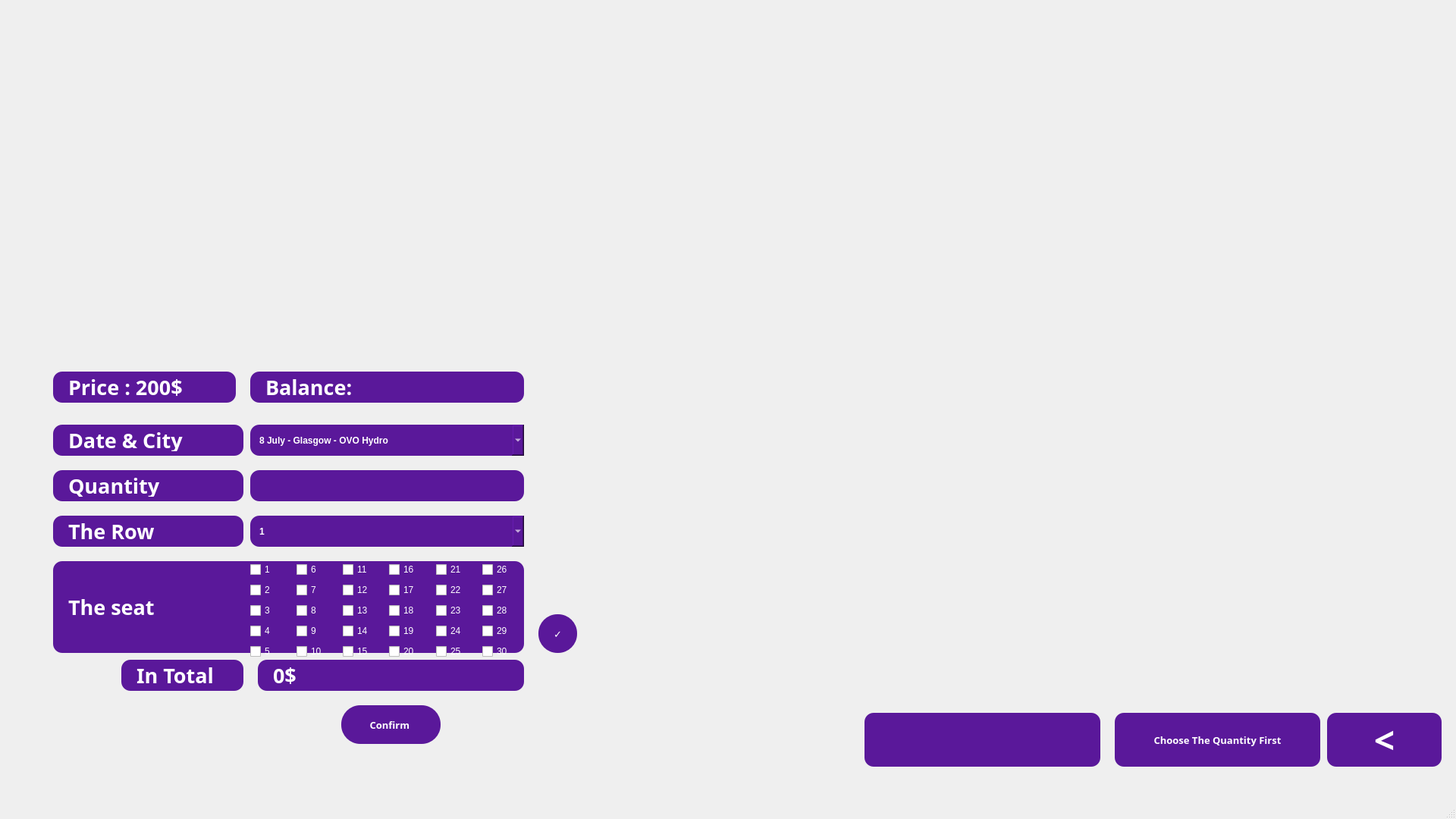
<?xml version="1.0" encoding="UTF-8"?>
<ui version="4.0">
 <class>BilleiPage</class>
 <widget class="QMainWindow" name="BilleiPage">
  <property name="geometry">
   <rect>
    <x>0</x>
    <y>0</y>
    <width>1920</width>
    <height>1080</height>
   </rect>
  </property>
  <property name="minimumSize">
   <size>
    <width>1920</width>
    <height>1080</height>
   </size>
  </property>
  <property name="maximumSize">
   <size>
    <width>1920</width>
    <height>1080</height>
   </size>
  </property>
  <property name="windowTitle">
   <string>MainWindow</string>
  </property>
  <widget class="QWidget" name="centralwidget">
   <widget class="QLabel" name="label">
    <property name="geometry">
     <rect>
      <x>-10</x>
      <y>-50</y>
      <width>1920</width>
      <height>1080</height>
     </rect>
    </property>
    <property name="sizePolicy">
     <sizepolicy hsizetype="Preferred" vsizetype="Preferred">
      <horstretch>0</horstretch>
      <verstretch>0</verstretch>
     </sizepolicy>
    </property>
    <property name="minimumSize">
     <size>
      <width>1920</width>
      <height>1080</height>
     </size>
    </property>
    <property name="maximumSize">
     <size>
      <width>1920</width>
      <height>1080</height>
     </size>
    </property>
    <property name="text">
     <string/>
    </property>
    <property name="pixmap">
     <pixmap>BilliePage.png</pixmap>
    </property>
   </widget>
   <widget class="QPushButton" name="BillieBackBtn">
    <property name="geometry">
     <rect>
      <x>1750</x>
      <y>940</y>
      <width>151</width>
      <height>71</height>
     </rect>
    </property>
    <property name="font">
     <font>
      <family>Rockwell</family>
      <pointsize>36</pointsize>
      <weight>75</weight>
      <bold>true</bold>
     </font>
    </property>
    <property name="styleSheet">
     <string notr="true">
    background-color: #5A189A;
    color: white;
    border-radius: 12px;
    padding: 6px 12px;
    font-weight: bold;

</string>
    </property>
    <property name="text">
     <string>&lt;</string>
    </property>
   </widget>
   <widget class="QComboBox" name="DateBillieComboBox">
    <property name="geometry">
     <rect>
      <x>330</x>
      <y>560</y>
      <width>361</width>
      <height>41</height>
     </rect>
    </property>
    <property name="styleSheet">
     <string notr="true">
    background-color: #5A189A;
    color: white;
    border-radius: 12px;
    padding: 6px 12px;
    font-weight: bold;

</string>
    </property>
    <item>
     <property name="text">
      <string>8 July - Glasgow - OVO Hydro</string>
     </property>
    </item>
    <item>
     <property name="text">
      <string>10 July - London -The O2 Arena</string>
     </property>
    </item>
    <item>
     <property name="text">
      <string>11 July - London -The O2 Arena</string>
     </property>
    </item>
    <item>
     <property name="text">
      <string>13 July - London -The O2 Arena</string>
     </property>
    </item>
    <item>
     <property name="text">
      <string>14 July - London -The O2 Arena</string>
     </property>
    </item>
    <item>
     <property name="text">
      <string>16 July - London -The O2 Arena</string>
     </property>
    </item>
    <item>
     <property name="text">
      <string>17 July - London -The O2 Arena</string>
     </property>
    </item>
    <item>
     <property name="text">
      <string>19 July - Manchester - Co-op Live</string>
     </property>
    </item>
    <item>
     <property name="text">
      <string>20 July - Manchester - Co-op Live</string>
     </property>
    </item>
    <item>
     <property name="text">
      <string>22 July - Manchester - Co-op Live</string>
     </property>
    </item>
    <item>
     <property name="text">
      <string>23 July - Manchester - Co-op Live</string>
     </property>
    </item>
    <item>
     <property name="text">
      <string>26 July - Dublin - 3Arena</string>
     </property>
    </item>
    <item>
     <property name="text">
      <string>27 July - Dublin - 3Arena</string>
     </property>
    </item>
    <item>
     <property name="text">
      <string>16 August -Saitma(Tokyo) -  Saitama Super Arena</string>
     </property>
    </item>
    <item>
     <property name="text">
      <string>17 August -Saitma(Tokyo) -  Saitama Super Arena</string>
     </property>
    </item>
    <item>
     <property name="text">
      <string>9 Octomber - Miami - Kaseya Center</string>
     </property>
    </item>
    <item>
     <property name="text">
      <string>11 Octomber - Miami - Kaseya Center</string>
     </property>
    </item>
    <item>
     <property name="text">
      <string>12 Octomber - Miami - Kaseya Center</string>
     </property>
    </item>
    <item>
     <property name="text">
      <string>14 Octomber - Orlando - Kia Center</string>
     </property>
    </item>
    <item>
     <property name="text">
      <string>16 Octomber - Raleigh - Lenovo Center</string>
     </property>
    </item>
    <item>
     <property name="text">
      <string>17 Octomber - Raleigh - Lenovo Center</string>
     </property>
    </item>
    <item>
     <property name="text">
      <string>19 Octomber - Charlotte -Spectrum Center</string>
     </property>
    </item>
    <item>
     <property name="text">
      <string>20 Octomber - Charlotte -Spectrum Center</string>
     </property>
    </item>
    <item>
     <property name="text">
      <string>23 Octomber - Philadelphia - Wells Frago Center</string>
     </property>
    </item>
    <item>
     <property name="text">
      <string>25 Octomber - Elmont -UBS arena</string>
     </property>
    </item>
    <item>
     <property name="text">
      <string>26 Octomber - Elmont -UBS arena</string>
     </property>
    </item>
    <item>
     <property name="text">
      <string>7 November  - New Orleans - Smothie Kind Center</string>
     </property>
    </item>
    <item>
     <property name="text">
      <string>8 November  - New Orleans - Smothie Kind Center</string>
     </property>
    </item>
    <item>
     <property name="text">
      <string>10 November - Tulsa - BOK Center</string>
     </property>
    </item>
    <item>
     <property name="text">
      <string>11 November - Tulsa - BOK Center</string>
     </property>
    </item>
    <item>
     <property name="text">
      <string>13 November - Austin - Moddy Center ATX</string>
     </property>
    </item>
    <item>
     <property name="text">
      <string>14 November - Austin - Moddy Center ATX</string>
     </property>
    </item>
    <item>
     <property name="text">
      <string>18 November - Phoenix -PHX Arena</string>
     </property>
    </item>
    <item>
     <property name="text">
      <string>19 November - Phoenix -PHX Arena</string>
     </property>
    </item>
    <item>
     <property name="text">
      <string>22 November -San Francisco - Chase Center</string>
     </property>
    </item>
    <item>
     <property name="text">
      <string>23 November -San Francisco - Chase Center</string>
     </property>
    </item>
   </widget>
   <widget class="QLabel" name="BilliePriceLabel">
    <property name="geometry">
     <rect>
      <x>70</x>
      <y>490</y>
      <width>241</width>
      <height>41</height>
     </rect>
    </property>
    <property name="font">
     <font>
      <family>Rockwell</family>
      <pointsize>20</pointsize>
      <weight>75</weight>
      <bold>true</bold>
     </font>
    </property>
    <property name="styleSheet">
     <string notr="true">QLabel {
    background-color: #5A189A;
    color: white;
    border-radius: 12px;
    padding: 6px 12px;
    font-weight: bold;
}
</string>
    </property>
    <property name="text">
     <string>Price : 200$</string>
    </property>
   </widget>
   <widget class="QLabel" name="DateBillieLabel">
    <property name="geometry">
     <rect>
      <x>70</x>
      <y>560</y>
      <width>251</width>
      <height>41</height>
     </rect>
    </property>
    <property name="font">
     <font>
      <family>Rockwell</family>
      <pointsize>20</pointsize>
      <weight>75</weight>
      <bold>true</bold>
     </font>
    </property>
    <property name="styleSheet">
     <string notr="true">QLabel {
    background-color: #5A189A;
    color: white;
    border-radius: 12px;
    padding: 6px 12px;
    font-weight: bold;
}
</string>
    </property>
    <property name="text">
     <string>Date &amp; City</string>
    </property>
   </widget>
   <widget class="QLabel" name="QuantityBillieLabel">
    <property name="geometry">
     <rect>
      <x>70</x>
      <y>620</y>
      <width>251</width>
      <height>41</height>
     </rect>
    </property>
    <property name="font">
     <font>
      <family>Rockwell</family>
      <pointsize>20</pointsize>
      <weight>75</weight>
      <bold>true</bold>
     </font>
    </property>
    <property name="styleSheet">
     <string notr="true">QLabel {
    background-color: #5A189A;
    color: white;
    border-radius: 12px;
    padding: 6px 12px;
    font-weight: bold;
}
</string>
    </property>
    <property name="text">
     <string>Quantity</string>
    </property>
   </widget>
   <widget class="QPushButton" name="ConfirmBillieBtn">
    <property name="geometry">
     <rect>
      <x>450</x>
      <y>930</y>
      <width>131</width>
      <height>51</height>
     </rect>
    </property>
    <property name="font">
     <font>
      <family>Rockwell</family>
      <pointsize>10</pointsize>
      <weight>75</weight>
      <bold>true</bold>
     </font>
    </property>
    <property name="styleSheet">
     <string notr="true">
    background-color: #5A189A;
    color: white;
    border-radius: 25px;
    padding: 6px 12px;
    font-weight: bold;

</string>
    </property>
    <property name="text">
     <string>Confirm </string>
    </property>
   </widget>
   <widget class="QLabel" name="RowBillieLabel">
    <property name="geometry">
     <rect>
      <x>70</x>
      <y>680</y>
      <width>251</width>
      <height>41</height>
     </rect>
    </property>
    <property name="font">
     <font>
      <family>Rockwell</family>
      <pointsize>20</pointsize>
      <weight>75</weight>
      <bold>true</bold>
     </font>
    </property>
    <property name="styleSheet">
     <string notr="true">QLabel {
    background-color: #5A189A;
    color: white;
    border-radius: 12px;
    padding: 6px 12px;
    font-weight: bold;
}
</string>
    </property>
    <property name="text">
     <string>The Row</string>
    </property>
   </widget>
   <widget class="QLabel" name="SeatBilieLabel">
    <property name="geometry">
     <rect>
      <x>70</x>
      <y>740</y>
      <width>621</width>
      <height>121</height>
     </rect>
    </property>
    <property name="font">
     <font>
      <family>Rockwell</family>
      <pointsize>20</pointsize>
      <weight>75</weight>
      <bold>true</bold>
     </font>
    </property>
    <property name="styleSheet">
     <string notr="true">QLabel {
    background-color: #5A189A;
    color: white;
    border-radius: 12px;
    padding: 6px 12px;
    font-weight: bold;
}
</string>
    </property>
    <property name="text">
     <string>The seat</string>
    </property>
   </widget>
   <widget class="QComboBox" name="RowBillieComboBox">
    <property name="geometry">
     <rect>
      <x>330</x>
      <y>680</y>
      <width>361</width>
      <height>41</height>
     </rect>
    </property>
    <property name="styleSheet">
     <string notr="true">
    background-color: #5A189A;
    color: white;
    border-radius: 12px;
    padding: 6px 12px;
    font-weight: bold;

</string>
    </property>
    <item>
     <property name="text">
      <string>1</string>
     </property>
    </item>
    <item>
     <property name="text">
      <string>2</string>
     </property>
    </item>
    <item>
     <property name="text">
      <string>3</string>
     </property>
    </item>
    <item>
     <property name="text">
      <string>4</string>
     </property>
    </item>
    <item>
     <property name="text">
      <string>5</string>
     </property>
    </item>
    <item>
     <property name="text">
      <string>6</string>
     </property>
    </item>
    <item>
     <property name="text">
      <string>7</string>
     </property>
    </item>
    <item>
     <property name="text">
      <string>8</string>
     </property>
    </item>
    <item>
     <property name="text">
      <string>9</string>
     </property>
    </item>
    <item>
     <property name="text">
      <string>10</string>
     </property>
    </item>
    <item>
     <property name="text">
      <string>11</string>
     </property>
    </item>
    <item>
     <property name="text">
      <string>12</string>
     </property>
    </item>
    <item>
     <property name="text">
      <string>13</string>
     </property>
    </item>
    <item>
     <property name="text">
      <string>14</string>
     </property>
    </item>
    <item>
     <property name="text">
      <string>15</string>
     </property>
    </item>
    <item>
     <property name="text">
      <string>16</string>
     </property>
    </item>
    <item>
     <property name="text">
      <string>17</string>
     </property>
    </item>
    <item>
     <property name="text">
      <string>18</string>
     </property>
    </item>
    <item>
     <property name="text">
      <string>19</string>
     </property>
    </item>
    <item>
     <property name="text">
      <string>20</string>
     </property>
    </item>
    <item>
     <property name="text">
      <string>21</string>
     </property>
    </item>
    <item>
     <property name="text">
      <string>22</string>
     </property>
    </item>
    <item>
     <property name="text">
      <string>23</string>
     </property>
    </item>
    <item>
     <property name="text">
      <string>24</string>
     </property>
    </item>
    <item>
     <property name="text">
      <string>25</string>
     </property>
    </item>
    <item>
     <property name="text">
      <string>26</string>
     </property>
    </item>
    <item>
     <property name="text">
      <string>27</string>
     </property>
    </item>
    <item>
     <property name="text">
      <string>28</string>
     </property>
    </item>
    <item>
     <property name="text">
      <string>29</string>
     </property>
    </item>
    <item>
     <property name="text">
      <string>30</string>
     </property>
    </item>
   </widget>
   <widget class="QLabel" name="TotalBillieLabel">
    <property name="geometry">
     <rect>
      <x>160</x>
      <y>870</y>
      <width>161</width>
      <height>41</height>
     </rect>
    </property>
    <property name="font">
     <font>
      <family>Rockwell</family>
      <pointsize>20</pointsize>
      <weight>75</weight>
      <bold>true</bold>
     </font>
    </property>
    <property name="styleSheet">
     <string notr="true">QLabel {
    background-color: #5A189A;
    color: white;
    border-radius: 12px;
    padding: 6px 12px;
    font-weight: bold;
}
</string>
    </property>
    <property name="text">
     <string>In Total</string>
    </property>
   </widget>
   <widget class="QLabel" name="TotalBillieLabelValue">
    <property name="geometry">
     <rect>
      <x>340</x>
      <y>870</y>
      <width>351</width>
      <height>41</height>
     </rect>
    </property>
    <property name="font">
     <font>
      <family>Rockwell</family>
      <pointsize>20</pointsize>
      <weight>75</weight>
      <bold>true</bold>
     </font>
    </property>
    <property name="styleSheet">
     <string notr="true">QLabel {
    background-color: #5A189A;
    color: white;
    border-radius: 12px;
    padding: 6px 12px;
    font-weight: bold;
}
</string>
    </property>
    <property name="text">
     <string>0$</string>
    </property>
   </widget>
   <widget class="QPushButton" name="PayBillieBtn">
    <property name="enabled">
     <bool>false</bool>
    </property>
    <property name="geometry">
     <rect>
      <x>1470</x>
      <y>940</y>
      <width>271</width>
      <height>71</height>
     </rect>
    </property>
    <property name="font">
     <font>
      <family>Rockwell</family>
      <pointsize>10</pointsize>
      <weight>75</weight>
      <bold>true</bold>
     </font>
    </property>
    <property name="styleSheet">
     <string notr="true">
    background-color: #5A189A;
    color: white;
    border-radius: 12px;
    padding: 6px 12px;
    font-weight: bold;

</string>
    </property>
    <property name="text">
     <string>Choose The Quantity First</string>
    </property>
   </widget>
   <widget class="QLineEdit" name="BillieQuantityLabel">
    <property name="geometry">
     <rect>
      <x>330</x>
      <y>620</y>
      <width>361</width>
      <height>41</height>
     </rect>
    </property>
    <property name="styleSheet">
     <string notr="true">
    background-color: #5A189A;
    color: white;
    border-radius: 12px;
    padding: 6px 12px;
    font-weight: bold;
</string>
    </property>
   </widget>
   <widget class="QLabel" name="BillieBalanceLabel">
    <property name="geometry">
     <rect>
      <x>330</x>
      <y>490</y>
      <width>361</width>
      <height>41</height>
     </rect>
    </property>
    <property name="font">
     <font>
      <family>Rockwell</family>
      <pointsize>20</pointsize>
      <weight>75</weight>
      <bold>true</bold>
     </font>
    </property>
    <property name="styleSheet">
     <string notr="true">QLabel {
    background-color: #5A189A;
    color: white;
    border-radius: 12px;
    padding: 6px 12px;
    font-weight: bold;
}
</string>
    </property>
    <property name="text">
     <string>Balance:</string>
    </property>
   </widget>
   <widget class="QPushButton" name="QuantityCheckBtn">
    <property name="geometry">
     <rect>
      <x>710</x>
      <y>810</y>
      <width>51</width>
      <height>51</height>
     </rect>
    </property>
    <property name="font">
     <font>
      <family>Rockwell</family>
      <pointsize>10</pointsize>
      <weight>75</weight>
      <bold>true</bold>
     </font>
    </property>
    <property name="styleSheet">
     <string notr="true">
    background-color: #5A189A;
    color: white;
    border-radius: 25px;
    padding: 6px 12px;
    font-weight: bold;

</string>
    </property>
    <property name="text">
     <string>✓</string>
    </property>
   </widget>
   <widget class="QWidget" name="gridLayoutWidget">
    <property name="geometry">
     <rect>
      <x>330</x>
      <y>740</y>
      <width>361</width>
      <height>130</height>
     </rect>
    </property>
    <layout class="QGridLayout" name="SeatLayout">
     <item row="0" column="5">
      <widget class="QCheckBox" name="checkBox26">
       <property name="styleSheet">
        <string notr="true">color: rgb(255, 255, 255);</string>
       </property>
       <property name="text">
        <string>26</string>
       </property>
      </widget>
     </item>
     <item row="3" column="5">
      <widget class="QCheckBox" name="checkBox29">
       <property name="styleSheet">
        <string notr="true">color: rgb(255, 255, 255);</string>
       </property>
       <property name="text">
        <string>29</string>
       </property>
      </widget>
     </item>
     <item row="3" column="3">
      <widget class="QCheckBox" name="checkBox19">
       <property name="styleSheet">
        <string notr="true">color: rgb(255, 255, 255);</string>
       </property>
       <property name="text">
        <string>19</string>
       </property>
      </widget>
     </item>
     <item row="3" column="1">
      <widget class="QCheckBox" name="checkBox9">
       <property name="styleSheet">
        <string notr="true">color: rgb(255, 255, 255);</string>
       </property>
       <property name="text">
        <string>9</string>
       </property>
      </widget>
     </item>
     <item row="3" column="4">
      <widget class="QCheckBox" name="checkBox24">
       <property name="styleSheet">
        <string notr="true">color: rgb(255, 255, 255);</string>
       </property>
       <property name="text">
        <string>24</string>
       </property>
      </widget>
     </item>
     <item row="0" column="1">
      <widget class="QCheckBox" name="checkBox6">
       <property name="styleSheet">
        <string notr="true">color: rgb(255, 255, 255);</string>
       </property>
       <property name="text">
        <string>6</string>
       </property>
      </widget>
     </item>
     <item row="1" column="4">
      <widget class="QCheckBox" name="checkBox22">
       <property name="styleSheet">
        <string notr="true">color: rgb(255, 255, 255);</string>
       </property>
       <property name="text">
        <string>22</string>
       </property>
      </widget>
     </item>
     <item row="2" column="5">
      <widget class="QCheckBox" name="checkBox28">
       <property name="styleSheet">
        <string notr="true">color: rgb(255, 255, 255);</string>
       </property>
       <property name="text">
        <string>28</string>
       </property>
      </widget>
     </item>
     <item row="1" column="3">
      <widget class="QCheckBox" name="checkBox17">
       <property name="styleSheet">
        <string notr="true">color: rgb(255, 255, 255);</string>
       </property>
       <property name="text">
        <string>17</string>
       </property>
      </widget>
     </item>
     <item row="0" column="4">
      <widget class="QCheckBox" name="checkBox21">
       <property name="styleSheet">
        <string notr="true">color: rgb(255, 255, 255);</string>
       </property>
       <property name="text">
        <string>21</string>
       </property>
      </widget>
     </item>
     <item row="2" column="2">
      <widget class="QCheckBox" name="checkBox13">
       <property name="styleSheet">
        <string notr="true">color: rgb(255, 255, 255);</string>
       </property>
       <property name="text">
        <string>13</string>
       </property>
      </widget>
     </item>
     <item row="4" column="5">
      <widget class="QCheckBox" name="checkBox30">
       <property name="styleSheet">
        <string notr="true">color: rgb(255, 255, 255);</string>
       </property>
       <property name="text">
        <string>30</string>
       </property>
      </widget>
     </item>
     <item row="0" column="2">
      <widget class="QCheckBox" name="checkBox11">
       <property name="styleSheet">
        <string notr="true">color: rgb(255, 255, 255);</string>
       </property>
       <property name="text">
        <string>11</string>
       </property>
      </widget>
     </item>
     <item row="4" column="2">
      <widget class="QCheckBox" name="checkBox15">
       <property name="styleSheet">
        <string notr="true">color: rgb(255, 255, 255);</string>
       </property>
       <property name="text">
        <string>15</string>
       </property>
      </widget>
     </item>
     <item row="0" column="3">
      <widget class="QCheckBox" name="checkBox16">
       <property name="styleSheet">
        <string notr="true">color: rgb(255, 255, 255);</string>
       </property>
       <property name="text">
        <string>16</string>
       </property>
      </widget>
     </item>
     <item row="2" column="4">
      <widget class="QCheckBox" name="checkBox23">
       <property name="styleSheet">
        <string notr="true">color: rgb(255, 255, 255);</string>
       </property>
       <property name="text">
        <string>23</string>
       </property>
      </widget>
     </item>
     <item row="0" column="0">
      <widget class="QCheckBox" name="checkBox1">
       <property name="styleSheet">
        <string notr="true">color: rgb(255, 255, 255);</string>
       </property>
       <property name="text">
        <string>1</string>
       </property>
      </widget>
     </item>
     <item row="2" column="0">
      <widget class="QCheckBox" name="checkBox3">
       <property name="styleSheet">
        <string notr="true">color: rgb(255, 255, 255);</string>
       </property>
       <property name="text">
        <string>3</string>
       </property>
      </widget>
     </item>
     <item row="4" column="3">
      <widget class="QCheckBox" name="checkBox20">
       <property name="styleSheet">
        <string notr="true">color: rgb(255, 255, 255);</string>
       </property>
       <property name="text">
        <string>20</string>
       </property>
      </widget>
     </item>
     <item row="2" column="3">
      <widget class="QCheckBox" name="checkBox18">
       <property name="styleSheet">
        <string notr="true">color: rgb(255, 255, 255);</string>
       </property>
       <property name="text">
        <string>18</string>
       </property>
      </widget>
     </item>
     <item row="1" column="0">
      <widget class="QCheckBox" name="checkBox2">
       <property name="styleSheet">
        <string notr="true">color: rgb(255, 255, 255);</string>
       </property>
       <property name="text">
        <string>2</string>
       </property>
      </widget>
     </item>
     <item row="1" column="5">
      <widget class="QCheckBox" name="checkBox27">
       <property name="styleSheet">
        <string notr="true">color: rgb(255, 255, 255);</string>
       </property>
       <property name="text">
        <string>27</string>
       </property>
      </widget>
     </item>
     <item row="3" column="0">
      <widget class="QCheckBox" name="checkBox4">
       <property name="styleSheet">
        <string notr="true">color: rgb(255, 255, 255);</string>
       </property>
       <property name="text">
        <string>4</string>
       </property>
      </widget>
     </item>
     <item row="4" column="1">
      <widget class="QCheckBox" name="checkBox10">
       <property name="styleSheet">
        <string notr="true">color: rgb(255, 255, 255);</string>
       </property>
       <property name="text">
        <string>10</string>
       </property>
      </widget>
     </item>
     <item row="3" column="2">
      <widget class="QCheckBox" name="checkBox14">
       <property name="styleSheet">
        <string notr="true">color: rgb(255, 255, 255);</string>
       </property>
       <property name="text">
        <string>14</string>
       </property>
      </widget>
     </item>
     <item row="1" column="2">
      <widget class="QCheckBox" name="checkBox12">
       <property name="styleSheet">
        <string notr="true">color: rgb(255, 255, 255);</string>
       </property>
       <property name="text">
        <string>12</string>
       </property>
      </widget>
     </item>
     <item row="4" column="0">
      <widget class="QCheckBox" name="checkBox5">
       <property name="styleSheet">
        <string notr="true">color: rgb(255, 255, 255);</string>
       </property>
       <property name="text">
        <string>5</string>
       </property>
      </widget>
     </item>
     <item row="1" column="1">
      <widget class="QCheckBox" name="checkBox7">
       <property name="styleSheet">
        <string notr="true">color: rgb(255, 255, 255);</string>
       </property>
       <property name="text">
        <string>7</string>
       </property>
      </widget>
     </item>
     <item row="2" column="1">
      <widget class="QCheckBox" name="checkBox8">
       <property name="styleSheet">
        <string notr="true">color: rgb(255, 255, 255);</string>
       </property>
       <property name="text">
        <string>8</string>
       </property>
      </widget>
     </item>
     <item row="4" column="4">
      <widget class="QCheckBox" name="checkBox25">
       <property name="styleSheet">
        <string notr="true">color: rgb(255, 255, 255);</string>
       </property>
       <property name="text">
        <string>25</string>
       </property>
      </widget>
     </item>
    </layout>
    <zorder>checkBox26</zorder>
    <zorder>checkBox4</zorder>
    <zorder>checkBox14</zorder>
    <zorder>checkBox3</zorder>
    <zorder>checkBox21</zorder>
    <zorder>checkBox17</zorder>
    <zorder>checkBox11</zorder>
    <zorder>checkBox10</zorder>
    <zorder>checkBox9</zorder>
    <zorder>checkBox2</zorder>
    <zorder>checkBox27</zorder>
    <zorder>checkBox29</zorder>
    <zorder>checkBox19</zorder>
    <zorder>checkBox24</zorder>
    <zorder>checkBox6</zorder>
    <zorder>checkBox13</zorder>
    <zorder>checkBox30</zorder>
    <zorder>checkBox22</zorder>
    <zorder>checkBox28</zorder>
    <zorder>checkBox18</zorder>
    <zorder>checkBox15</zorder>
    <zorder>checkBox8</zorder>
    <zorder>checkBox1</zorder>
    <zorder>checkBox16</zorder>
    <zorder>checkBox23</zorder>
    <zorder>checkBox20</zorder>
    <zorder>checkBox12</zorder>
    <zorder>checkBox5</zorder>
    <zorder>checkBox7</zorder>
    <zorder>checkBox25</zorder>
   </widget>
   <widget class="QLabel" name="BalanceNotEnoughMessage">
    <property name="enabled">
     <bool>false</bool>
    </property>
    <property name="geometry">
     <rect>
      <x>1140</x>
      <y>940</y>
      <width>311</width>
      <height>71</height>
     </rect>
    </property>
    <property name="font">
     <font>
      <family>Rockwell</family>
      <pointsize>10</pointsize>
      <weight>75</weight>
      <bold>true</bold>
     </font>
    </property>
    <property name="styleSheet">
     <string notr="true">QLabel {
    background-color: #5A189A;
    color: white;
    border-radius: 12px;
    padding: 6px 12px;
    font-weight: bold;
}
</string>
    </property>
    <property name="text">
     <string/>
    </property>
   </widget>
  </widget>
  <widget class="QMenuBar" name="menubar">
   <property name="geometry">
    <rect>
     <x>0</x>
     <y>0</y>
     <width>1920</width>
     <height>26</height>
    </rect>
   </property>
  </widget>
  <widget class="QStatusBar" name="statusbar"/>
 </widget>
 <resources/>
 <connections/>
</ui>
